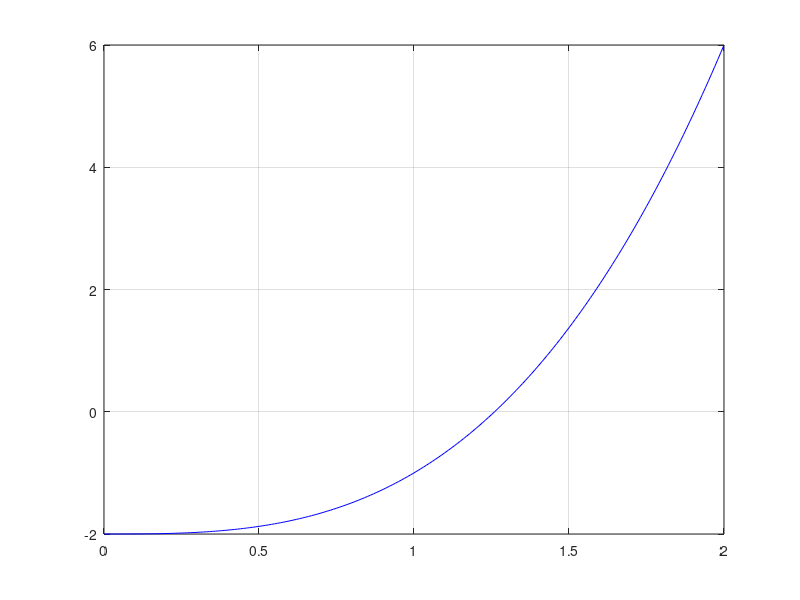

Source code (MATLAB):
function false_position( )

f = @(x) x.^3 - 2;
eps_step = 1e-5;
eps_abs = 1e-5;
a = 0.0;
b = 2.0;

x = a:0.01:b;
plot(x,f(x),'-b');
grid on;

N=100;
if ( f(a) == 0 )
    r = a;
    disp(['root is found at:', num2str(r)])
    return;
elseif ( f(b) == 0 )
    r = b;
    disp(['root is found at:', num2str(r)])
    return;
elseif ( f(a) * f(b) > 0 )
    disp( 'Cannot find the root' );
end

% We will iterate N times and if a root was not
% found after N iterations, an exception will be thrown.

c_old = Inf;
r=Inf;
for k = 1:N
    % Find the false position
    %c = (a*f(b) + b*f(a))/(f(b) - f(a));
    c = b- ((f(b)*(b-a))/(f(a)-f(b)));
    if ( f(c) == 0 )
        r = c;
        return;
    elseif ( f(c)*f(a) < 0 )
        b = c;
    else
        a = c;
    end
    
    % If |b - a| < eps_step, check whether or not
    %       |f(a)| < |f(b)| and |f(a)| < eps_abs and return 'a', or
    %       |f(b)| < eps_abs and return 'b'.
    
    if ( abs( c - c_old ) < eps_step )
        if ( abs( f(a) ) < abs( f(b) ) && abs( f(a) ) < eps_abs )
            r = a;
            disp(['root is found at:', num2str(r)])
            break;
        elseif ( abs( f(b) ) < eps_abs )
            r = b;
            disp(['root is found at:', num2str(r)])
 
        end
    end
        c_old = c;
end
hold on ;
    plot(r,f(r),'o');

    
%error( 'The method did not converge' );
end